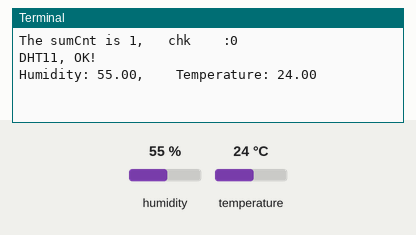
This program was run on a simulated Raspberry Pi (BCM pin numbers). Parts: the last lines printed to the terminal. Inputs (shaded band) come from the test bench; at power-on: humidity 55 %, temperature 24 °C.

Above: at 1.2 s.
1.3 s: humidity set to 22 %
At 4.0 s:
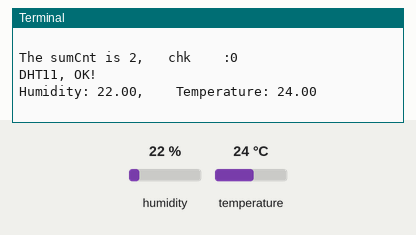
4.7 s: temperature set to 12 °C
At 6.8 s:
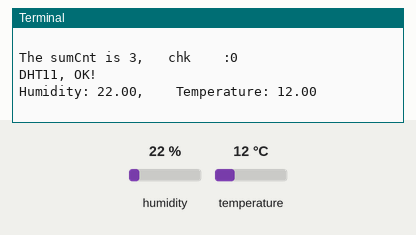
8.1 s: humidity set to 40 %
At 8.5 s:
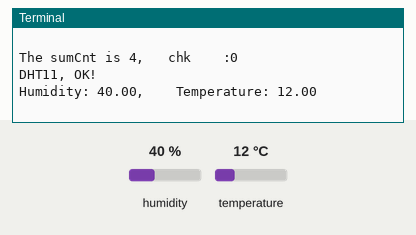
Timing chart, 0 to 11.1 s (numbered marks = the images above; inputs shaded):
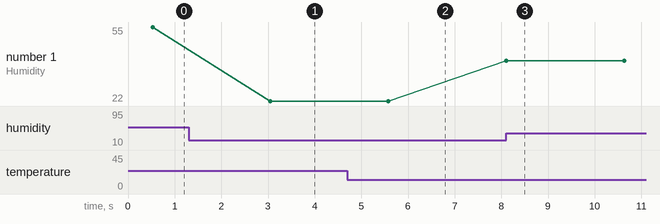

The program:

Rasp_Pi_21Hygrothermograph.py
```python
import RPi.GPIO as GPIO
import time
import Freenove_DHT as DHT

DHTPin = 11

def loop():
    dht = DHT.DHT(DHTPin)
    sumCnt = 0
    while(True):
        sumCnt += 1 #counts number of times data is read
        chk = dht.readDHT11() #reads temperature and humidity data from GPIO 17
        print("The sumCnt is %d, \tchk    :%d"%(sumCnt,chk))

        if(chk is dht.DHTLIB_OK): #Error check
            print("DHT11, OK!")

        elif(chk is dht.DHTLIB_ERROR_CHECKSUM):
            print("DHTLIB_ERROR_CHECKSUM!!")
        elif(chk is dht.DHTLIB_ERROR_TIMEOUT):
            print("DHTLIB_ERROR_TIMEOUT!")
        else:
            print("Other error!")

        print("Humidity: %.2f, \t Temperature: %.2f \n"%(dht.humidity,dht.temperature)) #print temperature and humidity data
        time.sleep(2)

if __name__ == "__main__":
    try:
        loop()
    except KeyboardInterrupt:
        GPIO.cleanup()
        exit()
```

Measured:
- after the input at 1.3 s, the terminal: prints a new line after 1.8 s (image 1)
- after the input at 4.7 s, the terminal: prints a new line after 0.88 s (image 2)
- after the input at 8.1 s, the terminal: prints a new line at once (image 3)
- plotted number 1: 55 → 22 after the input at 1.3 s, 22 → 40 after the input at 8.1 s
